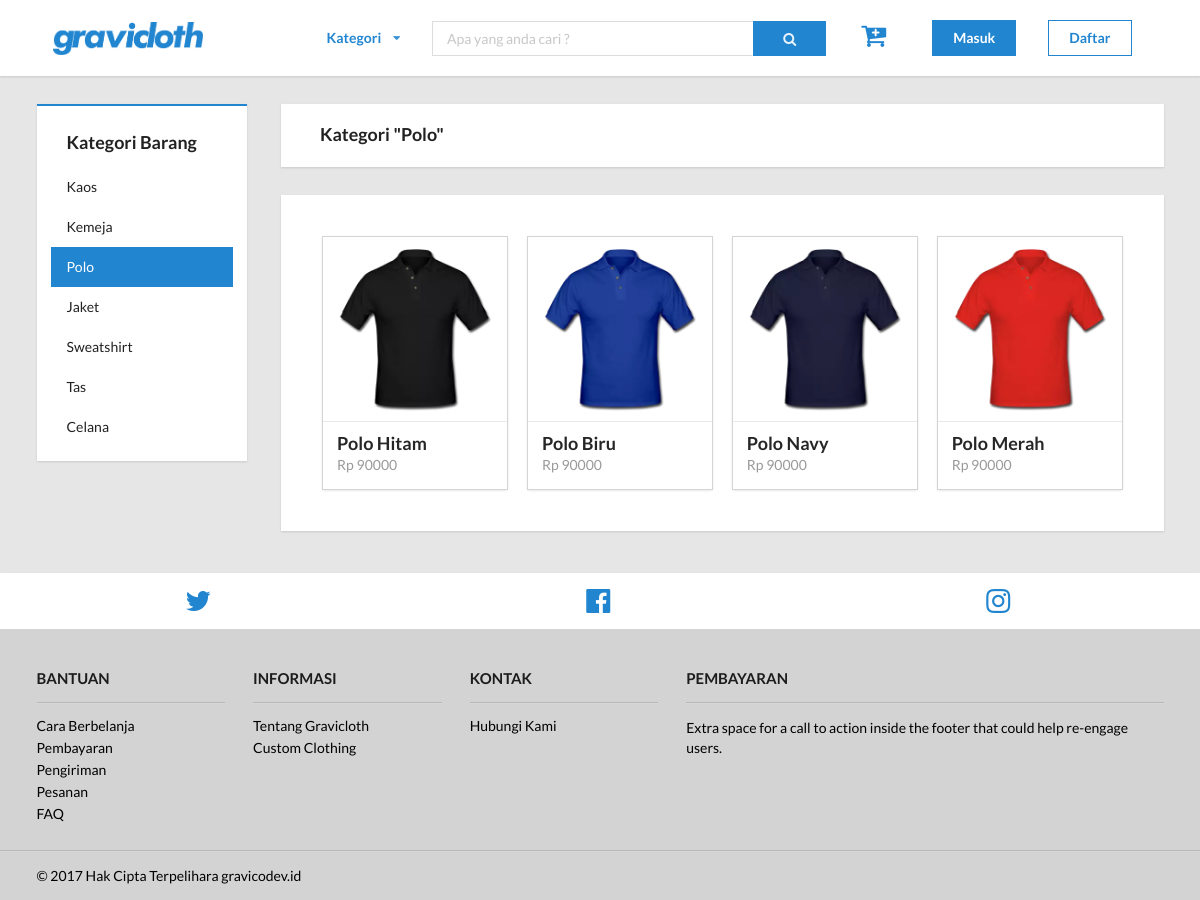
/?p=polo, run on the app's committed database.
### tables this page shows
CREATE TABLE `product_category` (
  `id_category` int(11) NOT NULL,
  `category_name` varchar(20) NOT NULL
);

CREATE TABLE `product` (
  `id_product` int(11) NOT NULL,
  `id_category` int(11) NOT NULL,
  `product_image` varchar(255) NOT NULL,
  `product_name` varchar(50) NOT NULL,
  `product_description` text NOT NULL,
  `id_color` int(11) NOT NULL,
  `stock` int(11) NOT NULL,
  `price` int(11) NOT NULL,
  `created_at` timestamp NOT NULL DEFAULT CURRENT_TIMESTAMP ON UPDATE CURRENT_TIMESTAMP
);

### layout/content-category.php (the view, shortened to what this page needs)
<section class="category-top-section">
    <div class="ui container">
        <div class="ui stackable grid">
            <div class="three wide column">
                <div class="category-section">
                    <div class="ui vertical borderless menu square" id="category">
                        <div class="item">
                            <div class="ui header">
                                Kategori Barang
                            </div>
                        </div>
                        <?php
                            $pdo = Database::connect();
                            $sql = 'SELECT id_category, category_name FROM product_category ORDER BY id_category ASC';
                            foreach ($pdo->query($sql) as $row){
                                if (strtolower($row['category_name']) == $cat_selected){
                                    $id_category = $row['id_category'];
                                    $category = $row['category_name'];
                                    echo '<a class="item active kategori" href="?p='.$cat_selected.'">'.$row['category_name'].'</a>';
                                }
                                else {
                                    echo '<a class="item kategori" href="?p='.strtolower($row['category_name']).'">'.$row['category_name'].'</a>';
                                }
                            }
                        ?>
                    </div>
                </div>
            </div>
            <div class="thirteen wide column">
                <div class="title-product-section">
                    <section class="ui padded segment square">
                        <div class="ui container">
                            <div class="ui header" id="title-kategori">
                                <?php
                                    echo 'Kategori "'.$category.'"';
                                ?>
                            </div>
                        </div>
                    </section>
                    <section class="ui very padded segment square" id="list-item">
                        <div class="ui container">
                            <div class="ui four stackable cards">
                                <?php
                                    $pdo = Database::connect();
                                    $sql = 'SELECT p.id_product, p.product_image, p.product_name, p.price FROM product p WHERE p.id_category = ? ORDER BY id_product ASC';
                                    $q = $pdo->prepare($sql);
                                    if ($q->execute(array($id_category))){
                                        foreach ($q as $row){
                                            echo '<div class="card">';
                                            echo '<a class="image" href="?p=content-detail">
                                                <img src="'.$row['product_image'].'">
                                            </a>';
                                            echo '<div class="content">
                                                    <a class="header" href="?p=content-detail">'.$row['product_name'].'</a>
                                                    <div class="meta">
                                                        <a href="?p=content-detail">'.'Rp '.$row['price'].'</a>
                                                    </div>
                                                </div>';
                                            echo '</div>';
                                        }
                                    }
                                ?>
                            </div>
                        </div>
                    </section>
                </div>
            </div>
        </div>
    </div>
</section>

### public/css/app.css (style rules this page uses)
.ui.square { border-radius: 0; border: 0; }
.ui.card, .ui.cards > .card { border: none; border-radius: 0; }
.ui.card .image, .ui.cards > .card .image { background: transparent; }
.ui.vertical.menu > .item:last-child { border-radius: 0 0 0 0; }
.ui.vertical.menu .active.item { background: #2185D0; color: white; }
body { background: #e6e6e6; background-color: #e6e6e6; }
.category-top-section { margin-top: 2em; }
#category { padding: 1em; border-top: solid 2px #2185D0; }
.title-product-section { margin-left: 2em; }
#title-kategori { padding-left: 1em; }
#list-item { margin-top: 2em; margin-bottom: 3em; }

### data on the page
product_category: category_name "Kaos"
product_category: category_name "Kemeja"
product_category: category_name "Polo"
product_category: category_name "Jaket"
product_category: category_name "Sweatshirt"
product_category: category_name "Tas"
product_category: category_name "Celana"
product: product_image (picture), product_name "Polo Hitam", price "90000"
product: product_image (picture), product_name "Polo Biru", price "90000"
product: product_image (picture), product_name "Polo Navy", price "90000"
product: product_image (picture), product_name "Polo Merah", price "90000"
